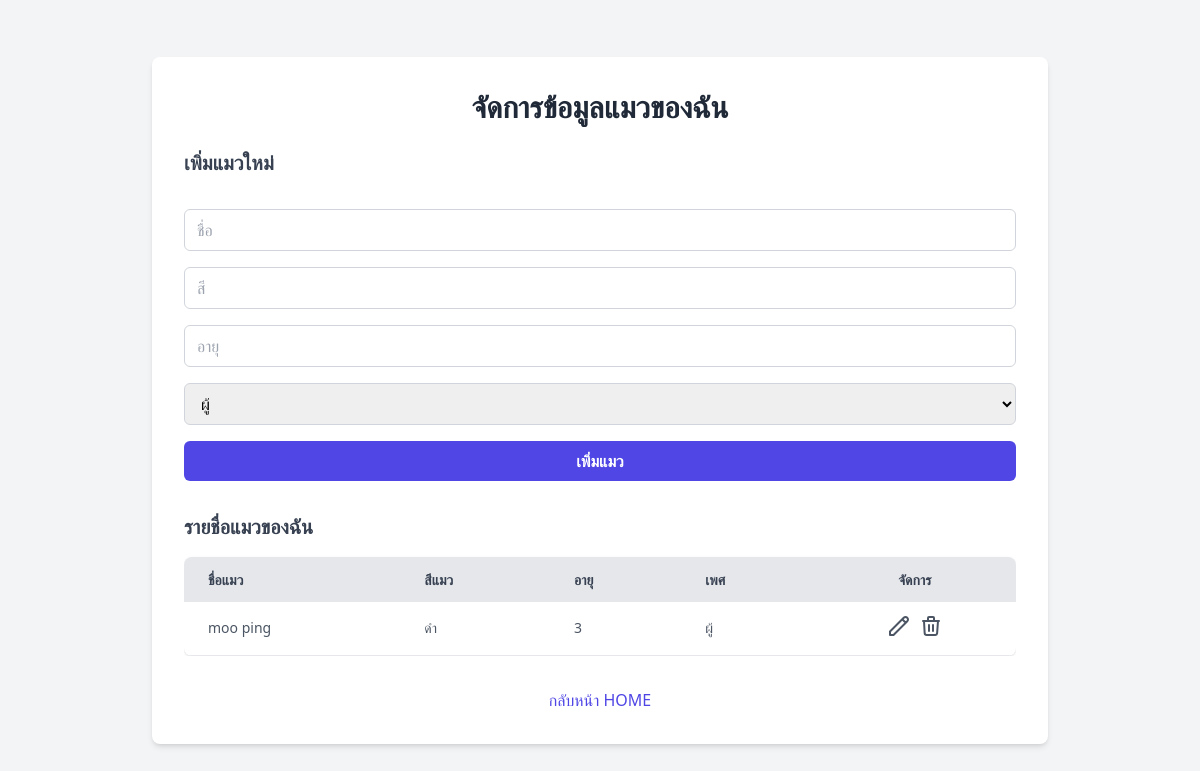
The app's page /my_cats.php (signed in) with its own data.
### tables this page shows
CREATE TABLE `cats` (
  `id` int(11) NOT NULL,
  `user_id` int(11) NOT NULL,
  `name` varchar(100) NOT NULL,
  `color` varchar(50) DEFAULT NULL,
  `age` int(11) DEFAULT NULL,
  `gender` enum('male','female') NOT NULL
);

### my_cats.php (the view, shortened to what this page needs)
<?php
include 'db_connect.php';
$stmt = $conn->prepare("SELECT id FROM users WHERE username=?");
$stmt->bind_param("s", $_SESSION['username']);
$stmt->execute();
$result = $stmt->get_result();
$user = $result->fetch_assoc();
$user_id = $user['id'];
$stmt = $conn->prepare("SELECT * FROM cats WHERE user_id = ?");
$stmt->bind_param("i", $user_id);
$stmt->execute();
$result = $stmt->get_result();
$cats = $result->fetch_all(MYSQLI_ASSOC);
?>
<!DOCTYPE html>
<html lang="th">
<head>
    <script src="https://cdn.tailwindcss.com"></script>
</head>
<body class="bg-gray-100 font-sans flex items-center justify-center min-h-screen p-4">
    <div class="bg-white p-8 rounded-lg shadow-md w-full max-w-4xl">
        <h2 class="text-3xl font-bold mb-6 text-gray-800 text-center">จัดการข้อมูลแมวของฉัน</h2>
        <div class="mb-8">
            <h4 class="text-xl font-semibold mb-4 text-gray-700">เพิ่มแมวใหม่</h4>
            <form method="POST" class="space-y-4 flex flex-col items-center md:items-stretch">
                <input type="text" name="name" placeholder="ชื่อ" required
                       class="w-full px-3 py-2 border border-gray-300 rounded-md focus:outline-none focus:ring-indigo-500 focus:border-indigo-500">
                <input type="text" name="color" placeholder="สี"
                       class="w-full px-3 py-2 border border-gray-300 rounded-md focus:outline-none focus:ring-indigo-500 focus:border-indigo-500">
                <input type="number" name="age" placeholder="อายุ" min="0"
                       class="w-full px-3 py-2 border border-gray-300 rounded-md focus:outline-none focus:ring-indigo-500 focus:border-indigo-500">
                <select name="gender" class="w-full px-3 py-2 border border-gray-300 rounded-md focus:outline-none focus:ring-indigo-500 focus:border-indigo-500">
                    <option value="male">ผู้</option>
                </select>
                <button type="submit"
                        class="w-full bg-indigo-600 hover:bg-indigo-700 text-white font-bold py-2 px-4 rounded-md focus:outline-none focus:ring-2 focus:ring-offset-2 focus:ring-indigo-500 transition-colors duration-200">
                    เพิ่มแมว
                </button>
            </form>
        </div>
        <div class="overflow-x-auto">
            <h4 class="text-xl font-semibold mb-4 text-gray-700">รายชื่อแมวของฉัน</h4>
            <table class="min-w-full bg-white rounded-lg overflow-hidden shadow">
                <thead class="bg-gray-200">
                    <tr class="text-gray-700 uppercase text-sm leading-normal">
                        <th class="py-3 px-6 text-left">ชื่อแมว</th>
                        <th class="py-3 px-6 text-left">สีแมว</th>
                        <th class="py-3 px-6 text-left">อายุ</th>
                        <th class="py-3 px-6 text-left">เพศ</th>
                        <th class="py-3 px-6 text-center">จัดการ</th>
                    </tr>
                </thead>
                <tbody class="text-gray-600 text-sm font-light">
                    <?php foreach($cats as $cat): ?>
                    <tr class="border-b border-gray-200 hover:bg-gray-100">
                        <td class="py-3 px-6 text-left whitespace-nowrap"><?php echo htmlspecialchars($cat['name']); ?></td>
                        <td class="py-3 px-6 text-left"><?php echo htmlspecialchars($cat['color']); ?></td>
                        <td class="py-3 px-6 text-left"><?php echo $cat['age']; ?></td>
                        <td class="py-3 px-6 text-left"><?php echo $cat['gender'] == 'male' ? 'ผู้' : 'เมีย'; ?></td>
                        <td class="py-3 px-6 text-center">
                            <div class="flex item-center justify-center">
                                <button type="button" onclick="showEditForm(<?php echo $cat['id']; ?>)" class="w-6 h-6 mr-2 transform hover:text-blue-500 hover:scale-110">
                                    <svg xmlns="http://www.w3.org/2000/svg" fill="none" viewBox="0 0 24 24" stroke="currentColor">
                                        <path stroke-linecap="round" stroke-linejoin="round" stroke-width="2" d="M15.232 5.232l3.536 3.536m-2.036-5.036a2.5 2.5 0 113.536 3.536L6.5 21.036H3v-3.572L16.732 3.732z" />
                                    </svg>
                                </button>
                                <form method="POST" class="inline-block" onsubmit="return confirm('คุณแน่ใจหรือไม่ว่าต้องการลบแมวตัวนี้?');">
                                    <button type="submit" class="w-6 h-6 transform hover:text-red-500 hover:scale-110">
                                        <svg xmlns="http://www.w3.org/2000/svg" fill="none" viewBox="0 0 24 24" stroke="currentColor">
                                            <path stroke-linecap="round" stroke-linejoin="round" stroke-width="2" d="M19 7l-.867 12.142A2 2 0 0116.34 21H7.66a2 2 0 01-1.995-1.858L5 7m5 4v6m4-6v6m1-10V4a1 1 0 00-1-1h-4a1 1 0 00-1 1v3M4 7h16" />
                                        </svg>
                                    </button>
                                </form>
                            </div>
                        </td>
                    </tr>
                    <?php endforeach; ?>
                </tbody>
            </table>
        </div>
        <div class="mt-8 text-center">
             <a href="user_index.php" class="text-indigo-600 hover:underline inline-block">กลับหน้า HOME</a>
        </div>
    </div>
</body>
</html>

### my_cats.php (style rules this page uses)
body { font-family: 'Inter', sans-serif; background-color: #f3f4f6; }

### records on screen
cats: name "moo ping", color "ดำ", age "3", gender "ผู้"
